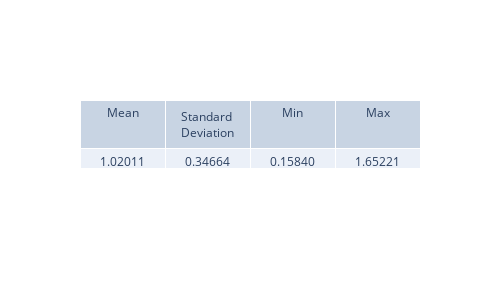

The cell this chart's notebook holds for it:
### Code cell
diff_integrals = np.sqrt(psi_sq_diff).mean(axis=0) * (x_max - x_min)
view_metrics(diff_integrals)

plt.figure(figsize=(8,5), dpi=200)
plt.plot(t_values, diff_integrals, '-')
plt.xlabel('Time (ps)')
plt.ylabel('Integral of absolute error of psi^2(x, t)')
plt.title('Integral of sqrt(abs(delta(psi^2)))')
plt.grid(True)
plt.show()

### Figure 1 — Plotly figure (JSON) as saved in the notebook; plotly's stock layout.template omitted (floating-point values rounded to 4 significant figures)
{"data": [{"cells": {"values": [["1.02011"], ["0.34664"], ["0.15840"], ["1.65221"]]}, "header": {"values": ["Mean", "Standard Deviation", "Min", "Max"]}, "type": "table"}], "layout": {"height": 300, "width": 500}}
